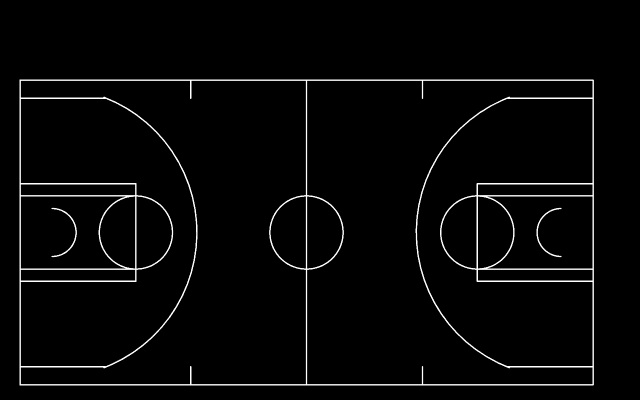
#> input picture sports/bin/tpl.png, 1280 x 800 px (shown at 1/2 size)
$ jupyter execute --allow-errors 'Perspective .ipynb'   (shell and % lines are left out)
#> lines starting #> are read from the running program, lines starting #| are printed output that depends on the picture
[cell 1]
import numpy as np
from sympy import  Symbol, symbols, Matrix, sin, cos, MatrixSymbol, BlockMatrix, ZeroMatrix, simplify
from sympy.interactive import printing
from sklearn.neighbors import NearestNeighbors
import matplotlib.pyplot as plt
import cv2
import matplotlib.pylab as pylab

printing.init_printing()
np.set_printoptions(precision=3)
np.set_printoptions(suppress=True)
pylab.rcParams['figure.figsize'] = 16, 12

[cell 2]
tpl = cv2.imread("tpl.png", 0)
#> tpl is the input picture: shape (800, 1280); min 0, max 255, mean 7.1
tplPts = cv2.findNonZero(tpl).reshape(-1, 2).astype(float)
#> tplPts = 32134 pairs, first value 39 to 1187, second value 159 to 770
initH = np.array([[  2.22268310e+00,  -3.21398359e-01,  -6.82516172e+02],
 [ -6.11967678e-03,   4.15528791e-01,   1.96014953e+02],
 [  5.86722019e-05,  -5.10694637e-04,   1.05304539e+00]])

[cell 3]
initP = cv2.perspectiveTransform(tplPts.reshape(-1,1,2), initH).reshape(-1,2)
#> initP = 32134 pairs, first value -1273.7 to 2340.7, second value 244.7 to 778.9
cRot = cv2.warpPerspective(tpl, initH, (1280, 720))
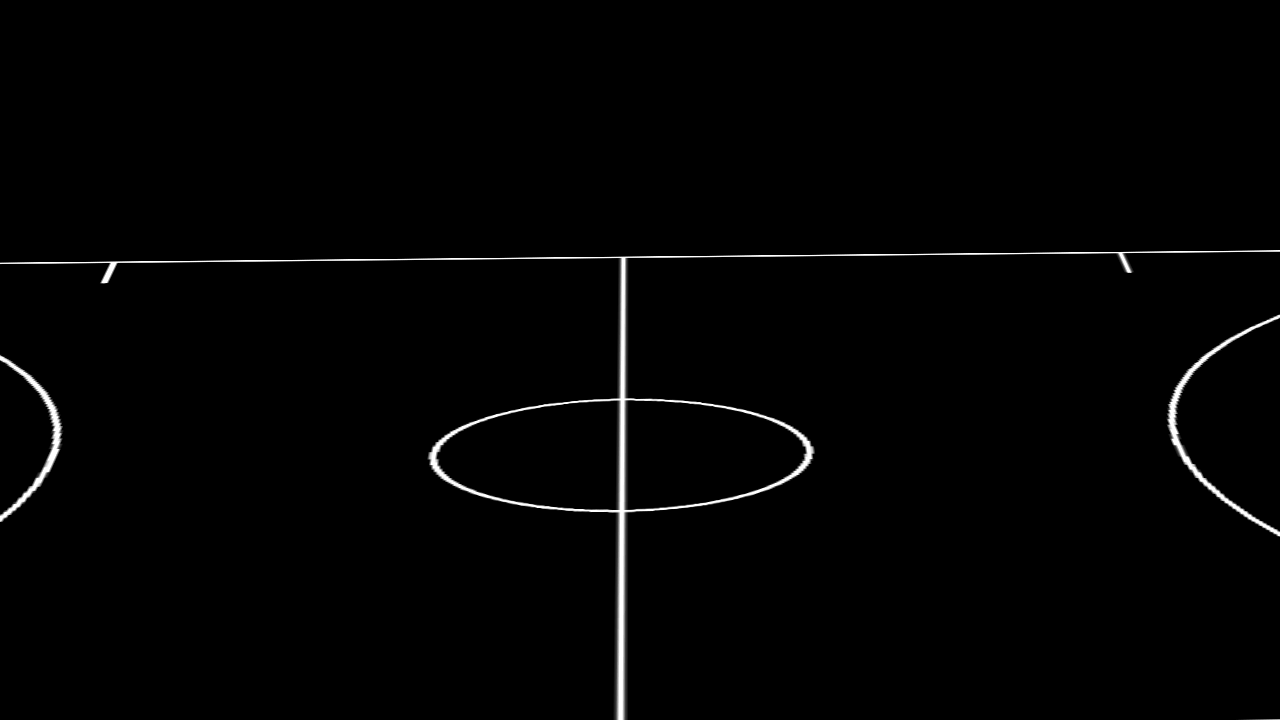
#> cRot: shape (720, 1280); min 0, max 255, mean 2.9
fig, (ax1, ax2) = plt.subplots(1,2)
ax1.imshow(cRot, cmap='gray')
ax2.scatter(initP[:,0], initP[:,1], s=5, c='red', marker='.')
ax2.invert_yaxis(); ax2.set_aspect('equal')
#ax2.set_xlim([0,1280]); ax2.set_ylim([720, 0])
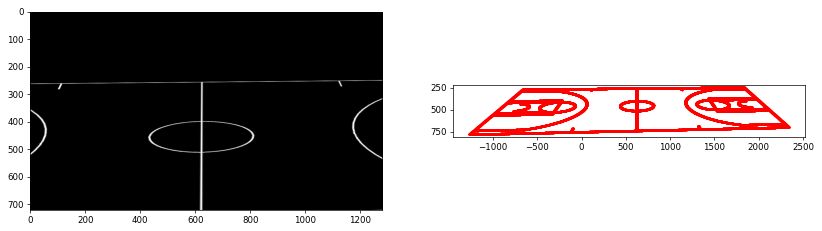
#> figure drawn by matplotlib, 2 panels

$ run again, with sports/bin/preprocess.png copied over sports/bin/tpl.png
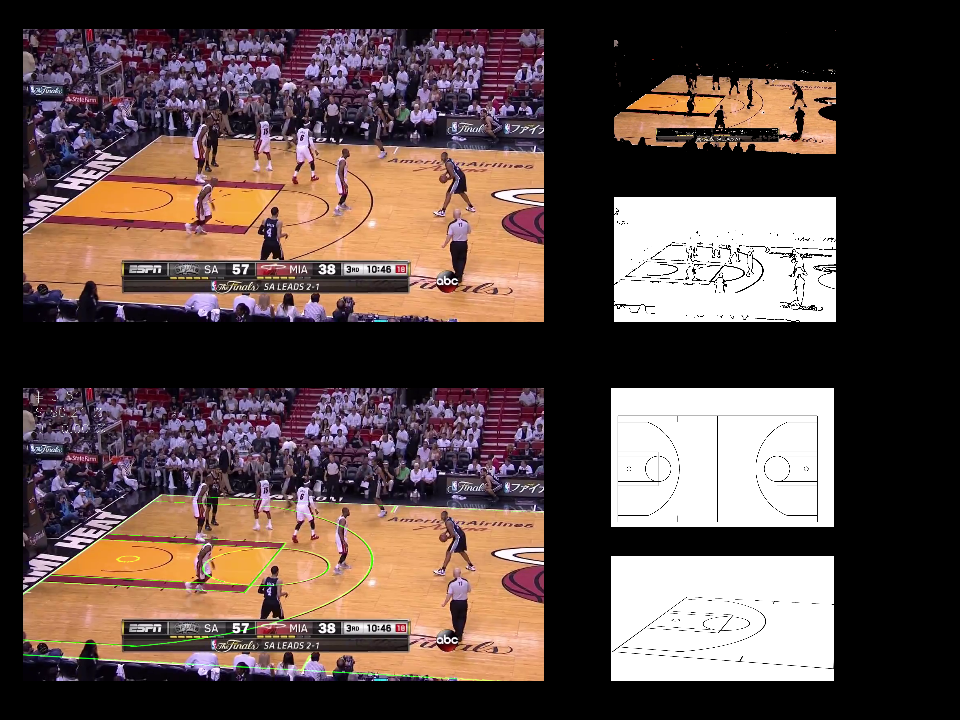
#> input picture sports/bin/preprocess.png, 960 x 720 px
#> `tpl = cv2.imread("tpl.png", 0)`:
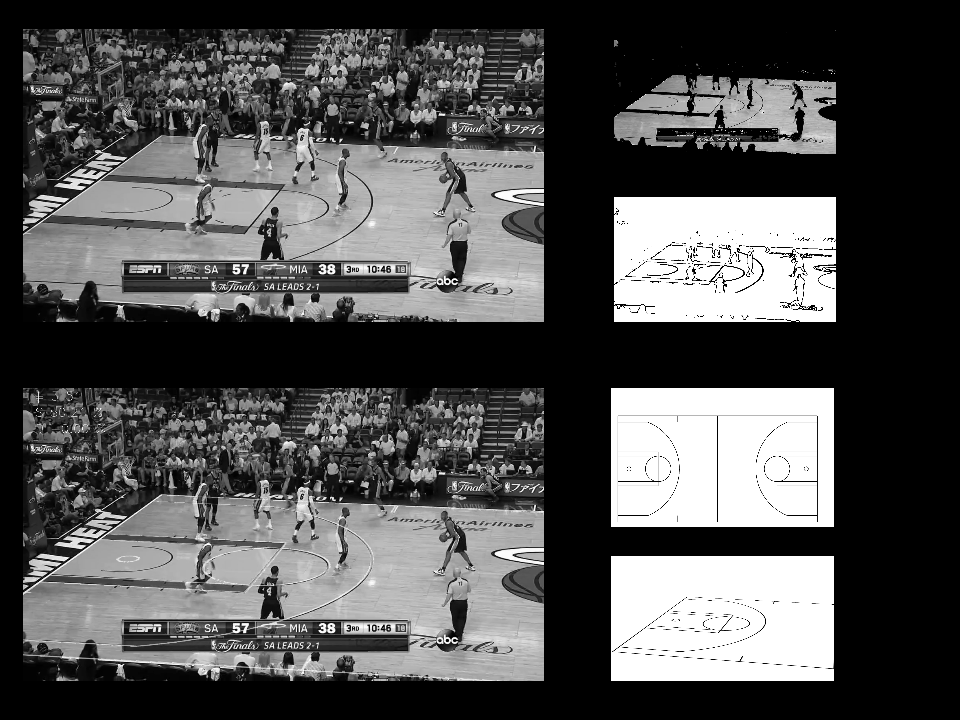
#> tpl: shape (720, 960); min 0, max 255, mean 81.8
#> tplPts = 402714 pairs, first value 23 to 835, second value 29 to 680
#> initP = 402714 pairs, first value -1202 to 1259.4, second value 187.1 to 676.6
#> `[cell 3] initP = cv2.perspectiveTransform(tplPts.reshape(-1,1,2), init..`:
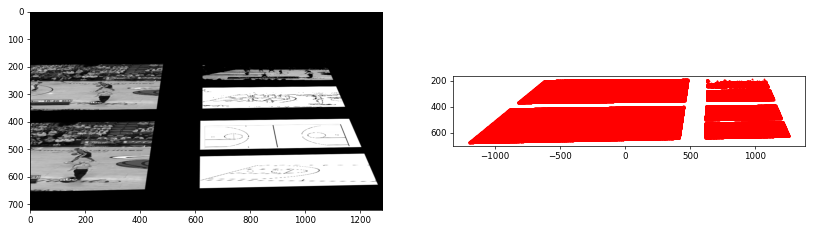
#> figure drawn by matplotlib, 2 panels
